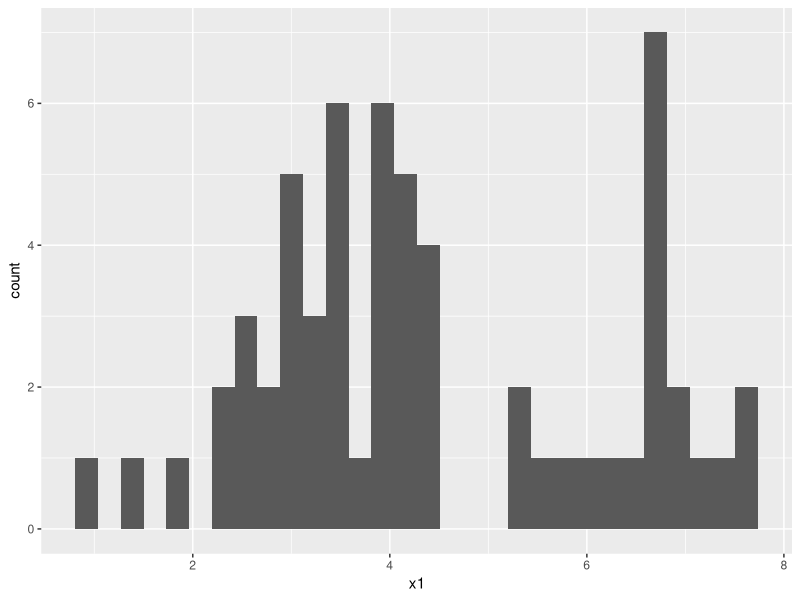
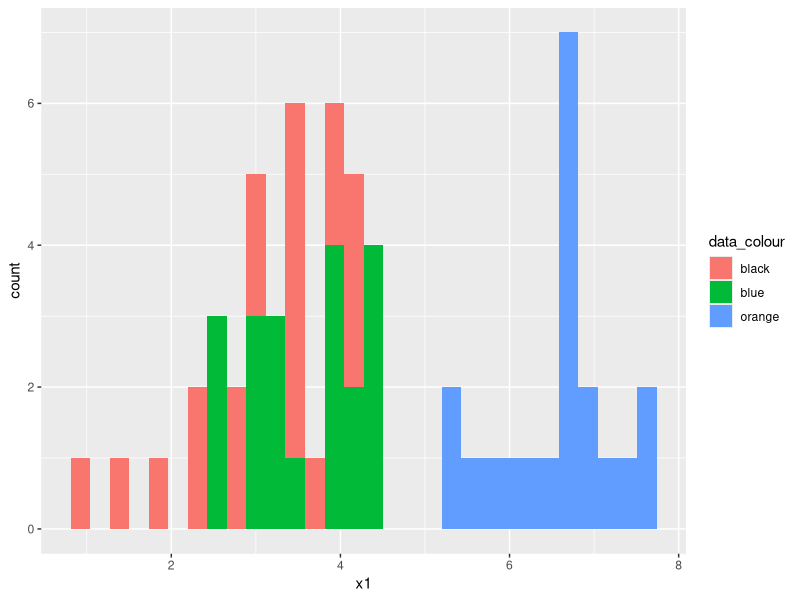
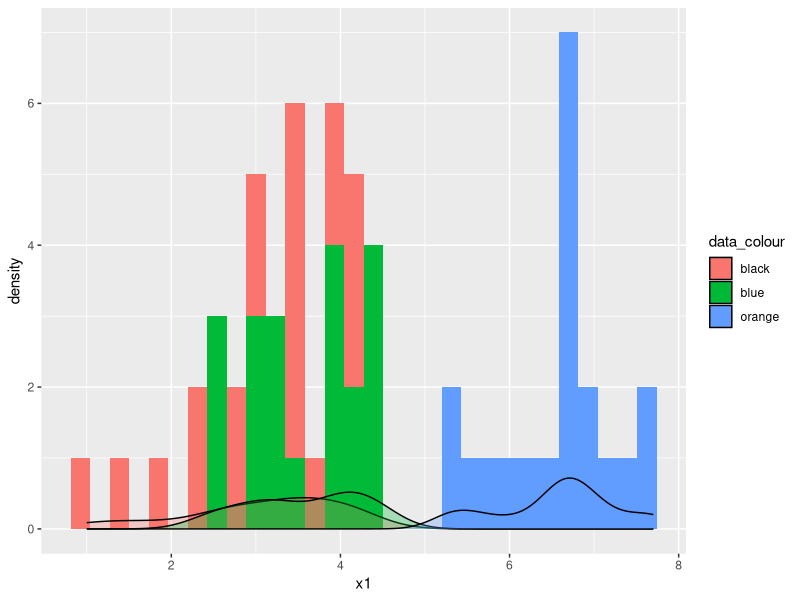
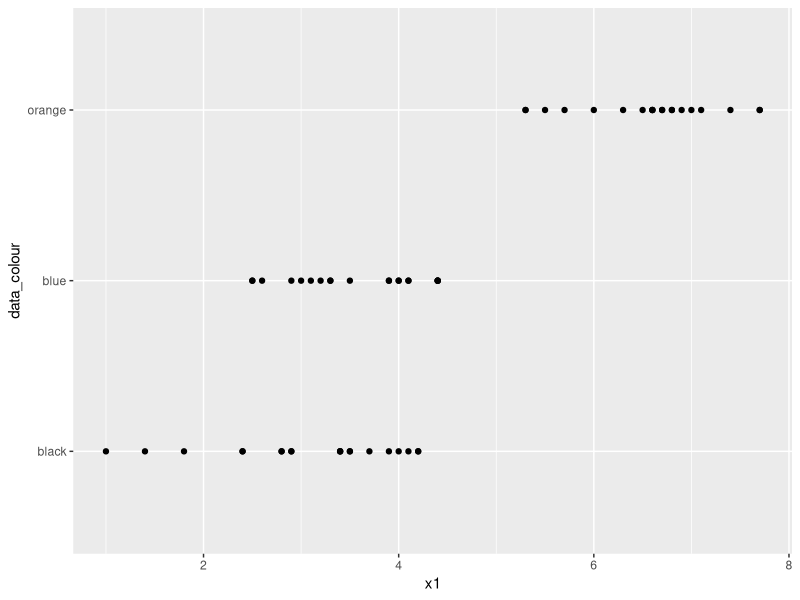
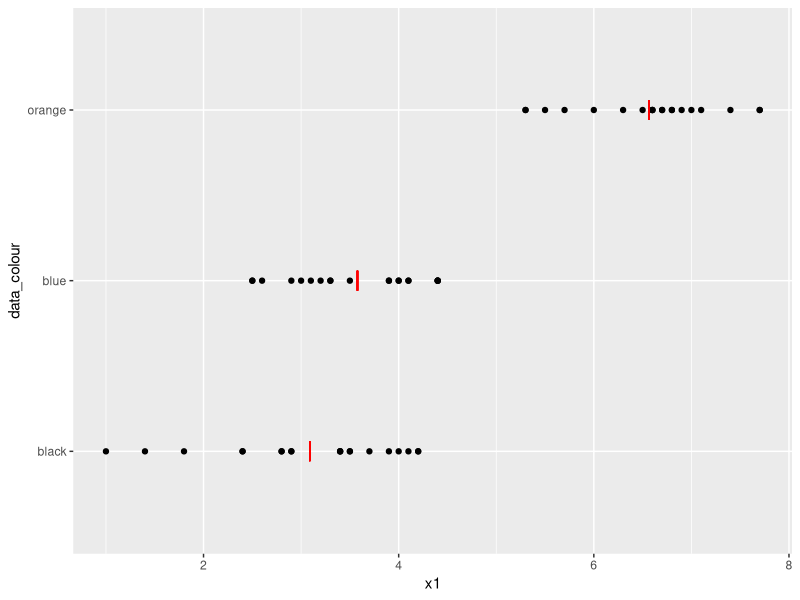

The R script that drew these images, in order:
## ---- chunk 1
knitr::opts_chunk$set(echo = TRUE)

library(tidyverse) # load tidyverse library : brings along ggplot with it :)
## ---- chunk 2
histdata <- read.csv('../data/histdata.csv')

pointsdata <- read.csv('../data/pointsdata.csv')

## ---- chunk 3
    ggplot(data = histdata,
           mapping = aes(x = x1)) + 
      geom_histogram()
## ---- chunk 4

## ---- chunk 5
ggplot(data = histdata,
       mapping = aes(x = x1)) + 
  geom_histogram(aes(fill = data_colour))
## ---- chunk 6
ggplot(data = histdata,
       mapping = aes(x = x1, fill = data_colour)) + 
  geom_histogram() + 
  geom_density(alpha = 0.3)
## ---- chunk 7
ggplot(histdata,
       aes(x = x1, y = data_colour)) + 
  geom_point()

## ---- chunk 8
hist2 <- mutate(histdata, .by = data_colour,
                mean_x1 = mean(x1))

## ---- chunk 9
ggplot(hist2,
       aes(x = x1, y = data_colour)) + 
  geom_point() + 
  geom_point(aes(x = mean_x1), 
             colour = 'red', shape = '|', size = 5)
## ---- chunk 10

## ---- chunk 11

## ---- chunk 12

